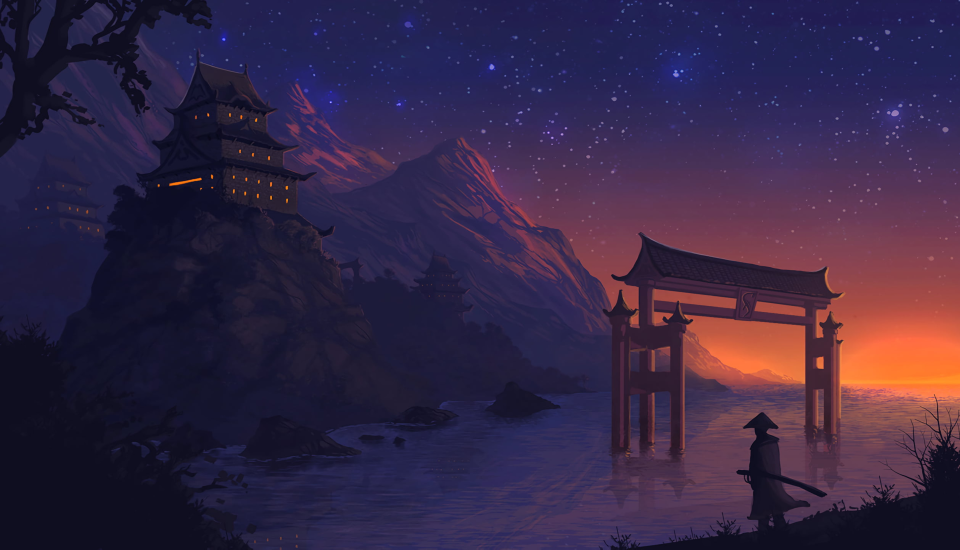
#> input picture CV-Project/watermark.jpg, 2880 x 1648 px (shown at 1/3 size); the run also reads 1 picture not shown here
$ python DWT.py
#> lines starting #> are read from the running program, lines starting #| are printed output that depends on the picture; long printed decimals are rounded; pictures that were not available may be replaced by others from this repository, and a replacement may not be noted
import cv2
import numpy as np
import pywt
from skimage.metrics import structural_similarity as ssim
from math import log10

def embed_watermark(main_image_path, watermark_image_path, output_path, alpha=0.5):
    main_image = cv2.imread(main_image_path)
    watermark = cv2.imread(watermark_image_path, cv2.IMREAD_GRAYSCALE)
    watermark = cv2.resize(watermark, (32, 32))

    ycrcb = cv2.cvtColor(main_image, cv2.COLOR_BGR2YCrCb)
    y, cr, cb = cv2.split(ycrcb)

    coeffs = pywt.dwt2(y, 'haar')
    LL, (LH, HL, HH) = coeffs

    LL_dct = cv2.dct(np.float32(LL))

    for i in range(32):
        for j in range(32):
            LL_dct[i+16, j+16] += alpha * watermark[i, j]

    LL_watermarked = cv2.idct(LL_dct)

    coeffs_watermarked = LL_watermarked, (LH, HL, HH)
    y_watermarked = pywt.idwt2(coeffs_watermarked, 'haar')

    ycrcb_watermarked = cv2.merge([y_watermarked.astype(np.uint8), cr, cb])
    watermarked_image = cv2.cvtColor(ycrcb_watermarked, cv2.COLOR_YCrCb2BGR)

    cv2.imwrite(output_path, watermarked_image)

def extract_watermark(watermarked_image_path, original_image_path, output_path, alpha=0.5):
    watermarked_image = cv2.imread(watermarked_image_path)
    original_image = cv2.imread(original_image_path)

    ycrcb_watermarked = cv2.cvtColor(watermarked_image, cv2.COLOR_BGR2YCrCb)
    ycrcb_original = cv2.cvtColor(original_image, cv2.COLOR_BGR2YCrCb)

    y_watermarked = ycrcb_watermarked[:,:,0]
    y_original = ycrcb_original[:,:,0]

    coeffs_watermarked = pywt.dwt2(y_watermarked, 'haar')
    LL_watermarked, _ = coeffs_watermarked

    coeffs_original = pywt.dwt2(y_original, 'haar')
    LL_original, _ = coeffs_original

    LL_watermarked_dct = cv2.dct(np.float32(LL_watermarked))
    LL_original_dct = cv2.dct(np.float32(LL_original))

    extracted_watermark = np.zeros((32, 32), dtype=np.float32)
    for i in range(32):
        for j in range(32):
            extracted_watermark[i, j] = (LL_watermarked_dct[i+16, j+16] - LL_original_dct[i+16, j+16]) / alpha

    extracted_watermark = (extracted_watermark - np.min(extracted_watermark)) / (np.max(extracted_watermark) - np.min(extracted_watermark))
    extracted_watermark = (extracted_watermark * 255).astype(np.uint8)

    cv2.imwrite(output_path, extracted_watermark)

def compare_images(original_image_path, watermarked_image_path, threshold=1):
    original_image = cv2.imread(original_image_path)
    watermarked_image = cv2.imread(watermarked_image_path)

    original_gray = cv2.cvtColor(original_image, cv2.COLOR_BGR2GRAY)
    watermarked_gray = cv2.cvtColor(watermarked_image, cv2.COLOR_BGR2GRAY)

    similarity_index, _ = ssim(original_gray, watermarked_gray, full=True)

    print(f"Similarity Index: {similarity_index}")

    if similarity_index < threshold:
        print("The watermarked image has been altered.")
        return True
    else:
        print("The images are very similar, watermark is not visibly detectable.")
        return False

def calculate_psnr(original_image_path, watermarked_image_path):
    """
    Calculate Peak Signal-to-Noise Ratio between original and watermarked images
    """
    original = cv2.imread(original_image_path)
    watermarked = cv2.imread(watermarked_image_path)

    mse = np.mean((original - watermarked) ** 2)
    if mse == 0:
        return float('inf')

    max_pixel = 255.0
    psnr = 20 * log10(max_pixel / np.sqrt(mse))
    return psnr

def calculate_ncc(original_image_path, watermarked_image_path):
    """
    Calculate Normalized Cross-Correlation between original and watermarked images
    """
    original = cv2.imread(original_image_path, cv2.IMREAD_GRAYSCALE)
    watermarked = cv2.imread(watermarked_image_path, cv2.IMREAD_GRAYSCALE)

    # Convert to float for calculations
    original = original.astype(float)
    watermarked = watermarked.astype(float)

    # Calculate means
    original_mean = np.mean(original)
    watermarked_mean = np.mean(watermarked)

    # Calculate correlation
    numerator = np.sum((original - original_mean) * (watermarked - watermarked_mean))
    denominator = np.sqrt(np.sum((original - original_mean)**2) * np.sum((watermarked - watermarked_mean)**2))

    if denominator == 0:
        return 0

    ncc = numerator / denominator
    return ncc

def evaluate_watermark_quality(original_image_path, watermarked_image_path):
    """
    Evaluate the quality of the watermarking using multiple metrics
    """
    psnr_value = calculate_psnr(original_image_path, watermarked_image_path)

    ncc_value = calculate_ncc(original_image_path, watermarked_image_path)

    # Calculate SSIM
    original_image = cv2.imread(original_image_path)
    watermarked_image = cv2.imread(watermarked_image_path)
    original_gray = cv2.cvtColor(original_image, cv2.COLOR_BGR2GRAY)
    watermarked_gray = cv2.cvtColor(watermarked_image, cv2.COLOR_BGR2GRAY)
    ssim_value, _ = ssim(original_gray, watermarked_gray, full=True)

    print("\nWatermark Quality Metrics:")
    print(f"PSNR: {psnr_value:.2f} dB")
    print(f"NCC: {ncc_value:.4f}")
    print(f"SSIM: {ssim_value:.4f}")
    print("\nQuality Assessment:")
    if psnr_value > 40:
        print("- PSNR indicates excellent image quality")
    elif psnr_value > 30:
        print("- PSNR indicates good image quality")
    else:
        print("- PSNR indicates visible degradation")

    if ncc_value > 0.95:
        print("- NCC indicates strong correlation with original image")
    elif ncc_value > 0.85:
        print("- NCC indicates good correlation with original image")
    else:
        print("- NCC indicates significant differences from original image")

    return psnr_value, ncc_value, ssim_value

def main():
    # Embed watermark
    embed_watermark('watermark.jpg', 'Ankur.png', 'watermarked_image.jpg', alpha=0.5)
#> in embed_watermark, main_image is the input picture: shape (1648, 2880, 3); mean B, G, R 69.3, 38.8, 54.6
#> in embed_watermark, `watermark = cv2.imread(watermark_image_path, cv2.IMREAD_GRAYSCALE)`:
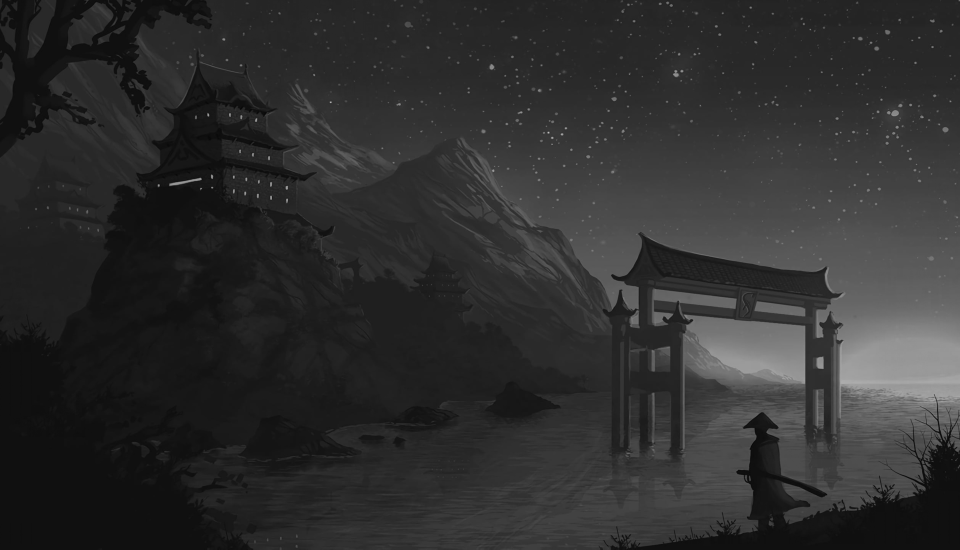
#> watermark: shape (1648, 2880) (shown at 1/3 size); min 0, max 212, mean 46.9
#> in embed_watermark, `watermark = cv2.resize(watermark, (32, 32))`:
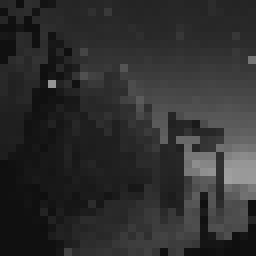
#> watermark: shape (32, 32) (shown 8 times larger); min 15, max 160, mean 46.5
#> in embed_watermark, `ycrcb = cv2.cvtColor(main_image, cv2.COLOR_BGR2YCrCb)`: ycrcb: shape (1648, 2880, 3); mean of channels 0, 1, 2 46.9, 133.4, 140.6
#> in embed_watermark, `y, cr, cb = cv2.split(ycrcb)`:
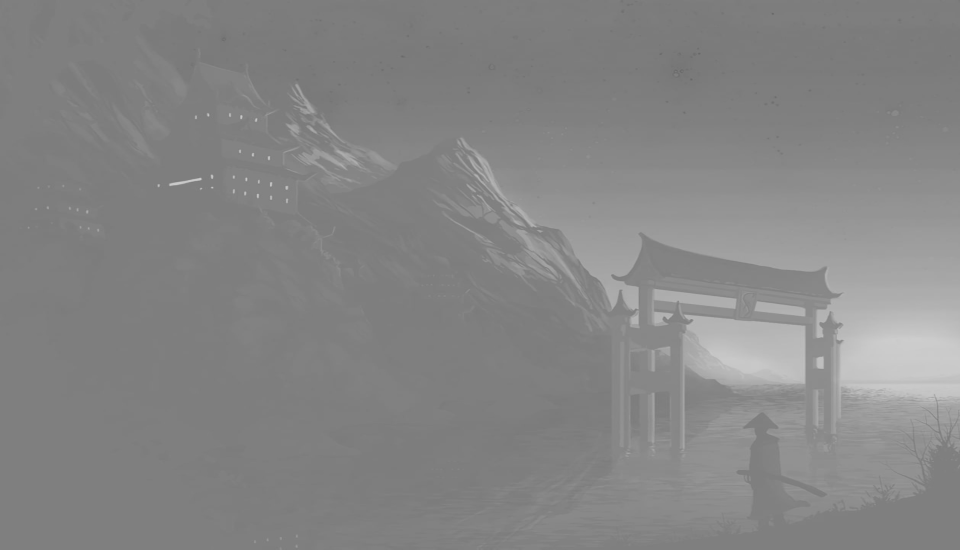
#> cr: shape (1648, 2880) (shown at 1/3 size); min 98, max 209, mean 133.4
#> in embed_watermark, `y, cr, cb = cv2.split(ycrcb)`:
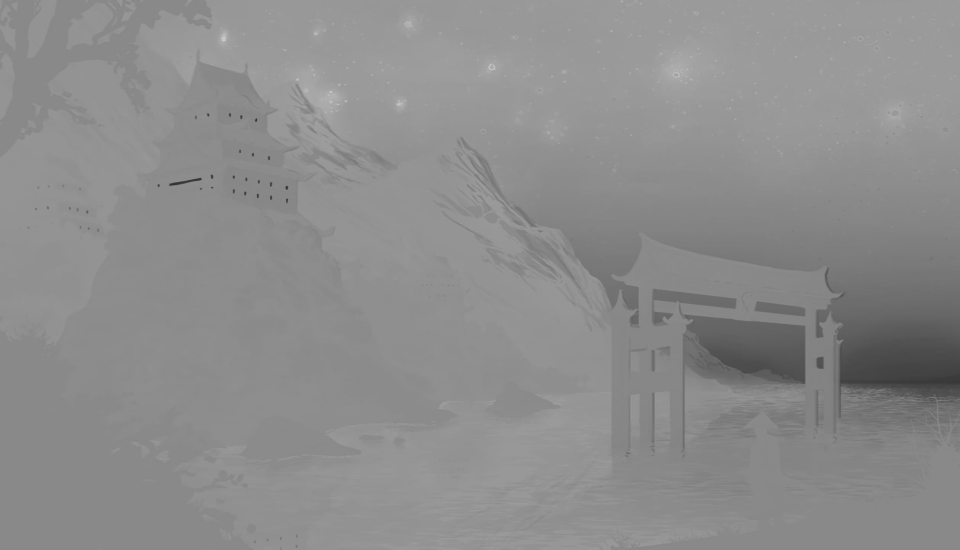
#> cb: shape (1648, 2880) (shown at 1/3 size); min 41, max 223, mean 140.6
#> in embed_watermark, `LL, (LH, HL, HH) = coeffs`:
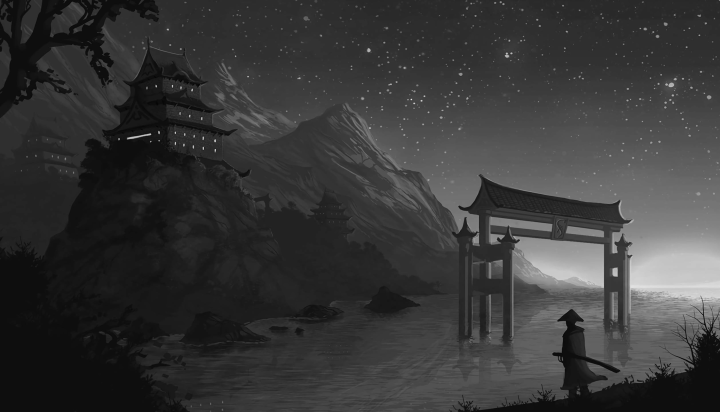
#> LL: shape (824, 1440) float64 (shown at 1/2 size); min 10.5, max 387.5, mean 93.9; drawn with min black and max white
#> in embed_watermark, `LL, (LH, HL, HH) = coeffs`:
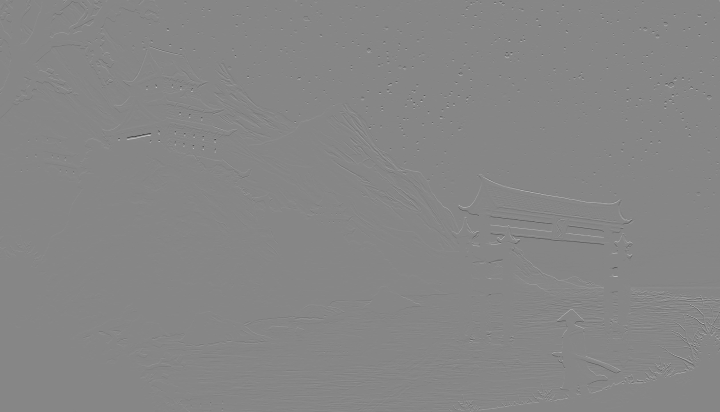
#> LH: shape (824, 1440) float64 (shown at 1/2 size); min -79.5, max 71, mean 0; drawn with min black and max white
#> after the loop in embed_watermark, `for i in range(32):`: LL_dct: shape (824, 1440) float32; min -34974.6, max 102282.6, mean 0.1
#> in embed_watermark, `ycrcb_watermarked = cv2.merge([y_watermarked.astype(np.uint8), cr, cb])`: ycrcb_watermarked: shape (1648, 2880, 3); mean of channels 0, 1, 2 46.4, 133.4, 140.6

    # Extract watermark
    extract_watermark('watermarked_image.jpg', 'watermark.jpg', 'extracted_watermark.png', alpha=1)
#> in extract_watermark, `ycrcb_watermarked = cv2.cvtColor(watermarked_image, cv2.COLOR_BGR2YCrCb)`: ycrcb_watermarked: shape (1648, 2880, 3); mean of channels 0, 1, 2 46.4, 133.4, 140.6
#> after the loop in extract_watermark, `for i in range(32):`:
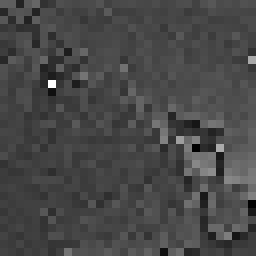
#> extracted_watermark: shape (32, 32) float32 (shown 8 times larger); min -91.83, max 312.9, mean 22.5; drawn with min black and max white

    # Compare images and evaluate quality
    is_altered = compare_images('watermark.jpg', 'watermarked_image.jpg', threshold=0.99)
#> in compare_images, `similarity_index, _ = ssim(original_gray, watermarked_gray, full=True)`: similarity_index = 0.997
#| Similarity Index: 0.9966
    if is_altered:
        print("The image has been invisibly watermarked.")
    else:
        print("No significant changes detected in the image.")

    # Evaluate watermark quality
    psnr, ncc, ssim = evaluate_watermark_quality('watermark.jpg', 'watermarked_image.jpg')
#> in calculate_psnr, `mse = np.mean((original - watermarked) ** 2)`: mse = 1.83
#> in calculate_psnr, `psnr = 20 * log10(max_pixel / np.sqrt(mse))`: psnr = 45.5
#> in calculate_ncc, `original_mean = np.mean(original)`: original_mean = 46.95
#> in calculate_ncc, `watermarked_mean = np.mean(watermarked)`: watermarked_mean = 46.44
#> in calculate_ncc, `numerator = np.sum((original - original_mean) * (watermarked - waterma..`: numerator = 3.34e+09
#> in calculate_ncc, `ncc = numerator / denominator`: ncc = 1
#> in evaluate_watermark_quality, `ssim_value, _ = ssim(original_gray, watermarked_gray, full=True)`: ssim_value = 0.997
#| PSNR: 45.50 dB
#| NCC: 0.9995
#| SSIM: 0.9966
#> psnr = 45.5; ncc = 1; ssim = 0.997

if __name__ == "__main__":
    main()
